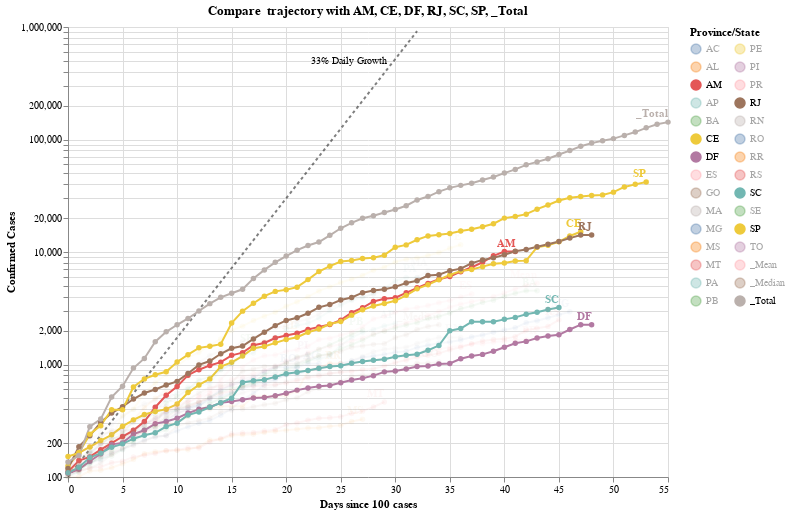

This figure's notebook cell:
### Code cell
#hide_input
preselected_items = ['AM','CE','DF','RJ','SC','SP','_Total']
max_date = dff2[DATE_COLUMN].max()
color_domain = list(dff2[STATE_COLUMN].unique())
y_domain_max = pow(10, math.ceil(math.log10(dff['Confirmed Cases'].max())))
ref_max_day = math.ceil(math.log(y_domain_max / SINCE_CASES_NUM, 1.33))

def make_since_chart(highlight_items=[], preselected_items=preselected_items):
    selection = alt.selection_multi(fields=[STATE_COLUMN], bind='legend', 
                                    init=[{STATE_COLUMN: x} for x in highlight_items + preselected_items])

    base = alt.Chart(dff2, width=CHART_WIDTH, height=CHART_HEIGHT).encode(
        x='Days since 100 cases:Q',
        y=alt.Y('Confirmed Cases:Q', scale=alt.Scale(type='log')),
        color=alt.Color(STATE_COLUMN+':N', scale=alt.Scale(domain=color_domain), legend=alt.Legend(columns=math.ceil(len(color_domain)/26), symbolLimit=len(color_domain))),
        tooltip=list(dff2),
        opacity=alt.condition(selection, alt.value(1), alt.value(0.05))
    )
    max_day = dff2['Days since 100 cases'].max()
    ref = pd.DataFrame([[x, 100*1.33**x] for x in range(ref_max_day)], columns=['Days since 100 cases', 'Confirmed Cases'])
    base_ref = alt.Chart(ref).encode(x='Days since 100 cases:Q', y='Confirmed Cases:Q')
    return (
        base_ref.mark_line(color='black', opacity=.5, strokeDash=[3,3]) +
        base_ref.transform_filter(
            alt.datum['Days since 100 cases'] >= ref_max_day - 1
        ).mark_text(dx=-30, dy=30, align='right', fontSize=10, text='33% Daily Growth') +
        base.mark_line(point=True).add_selection(selection) + 
        base.transform_filter(
            alt.datum[DATE_COLUMN] >= int(max_date.timestamp() * 1000)
        ).mark_text(dy=-8, align='right', fontWeight='bold').encode(text=STATE_COLUMN+':N')
    ).properties(
        title=f"Compare {', '.join(highlight_items)} trajectory with {', '.join(preselected_items)}"
    )
chart = make_since_chart()
chart

### Figure 1 — Vega-Lite specification as saved in the notebook (floating-point values rounded to 4 significant figures; data arrays with more than 128 entries replaced by an {"elided": "..."} marker saying what was removed)
{"config": {"view": {"continuousWidth": 400, "continuousHeight": 300}}, "layer": [{"mark": {"type": "line", "color": "black", "opacity": 0.5, "strokeDash": [3, 3]}, "encoding": {"x": {"type": "quantitative", "field": "Days since 100 cases"}, "y": {"type": "quantitative", "field": "Confirmed Cases"}}}, {"mark": {"type": "text", "align": "right", "dx": -30, "dy": 30, "fontSize": 10, "text": "33% Daily Growth"}, "encoding": {"x": {"type": "quantitative", "field": "Days since 100 cases"}, "y": {"type": "quantitative", "field": "Confirmed Cases"}}, "transform": [{"filter": "(datum['Days since 100 cases'] >= 32)"}]}, {"data": {"name": "data-2f8eb14a08407cc0307a78c95ecd1452"}, "mark": {"type": "line", "point": true}, "encoding": {"color": {"type": "nominal", "field": "Province/State", "legend": {"columns": 2, "symbolLimit": 30}, "scale": {"domain": ["AC", "AL", "AM", "AP", "BA", "CE", "DF", "ES", "GO", "MA", "MG", "MS", "MT", "PA", "PB", "PE", "PI", "PR", "RJ", "RN", "RO", "RR", "RS", "SC", "SE", "SP", "TO", "_Mean", "_Median", "_Total"]}}, "opacity": {"condition": {"value": 1, "selection": "selector001"}, "value": 0.05}, "tooltip": [{"type": "nominal", "field": "Province/State"}, {"type": "temporal", "field": "Date"}, {"type": "quantitative", "field": "Confirmed Cases"}, {"type": "quantitative", "field": "Days since 100 cases"}], "x": {"type": "quantitative", "field": "Days since 100 cases"}, "y": {"type": "quantitative", "field": "Confirmed Cases", "scale": {"type": "log"}}}, "height": 450, "selection": {"selector001": {"type": "multi", "fields": ["Province/State"], "bind": "legend", "init": [{"Province/State": "AM"}, {"Province/State": "CE"}, {"Province/State": "DF"}, {"Province/State": "RJ"}, {"Province/State": "SC"}, {"Province/State": "SP"}, {"Province/State": "_Total"}]}}, "width": 600}, {"data": {"name": "data-2f8eb14a08407cc0307a78c95ecd1452"}, "mark": {"type": "text", "align": "right", "dy": -8, "fontWeight": "bold"}, "encoding": {"color": {"type": "nominal", "field": "Province/State", "legend": {"columns": 2, "symbolLimit": 30}, "scale": {"domain": ["AC", "AL", "AM", "AP", "BA", "CE", "DF", "ES", "GO", "MA", "MG", "MS", "MT", "PA", "PB", "PE", "PI", "PR", "RJ", "RN", "RO", "RR", "RS", "SC", "SE", "SP", "TO", "_Mean", "_Median", "_Total"]}}, "opacity": {"condition": {"value": 1, "selection": "selector001"}, "value": 0.05}, "text": {"type": "nominal", "field": "Province/State"}, "tooltip": [{"type": "nominal", "field": "Province/State"}, {"type": "temporal", "field": "Date"}, {"type": "quantitative", "field": "Confirmed Cases"}, {"type": "quantitative", "field": "Days since 100 cases"}], "x": {"type": "quantitative", "field": "Days since 100 cases"}, "y": {"type": "quantitative", "field": "Confirmed Cases", "scale": {"type": "log"}}}, "height": 450, "transform": [{"filter": "(datum['Date'] >= 1588896000000)"}], "width": 600}], "data": {"name": "data-63b6235af8d9f3b4310b3dfc5ee2914a"}, "title": "Compare  trajectory with AM, CE, DF, RJ, SC, SP, _Total", "$schema": "https://vega.github.io/schema/vega-lite/v4.8.1.json", "datasets": {"data-63b6235af8d9f3b4310b3dfc5ee2914a": [{"Days since 100 cases": 0, "Confirmed Cases": 100.0}, {"Days since 100 cases": 1, "Confirmed Cases": 133.0}, {"Days since 100 cases": 2, "Confirmed Cases": 176.9}, {"Days since 100 cases": 3, "Confirmed Cases": 235.3}, {"Days since 100 cases": 4, "Confirmed Cases": 312.9}, {"Days since 100 cases": 5, "Confirmed Cases": 416.2}, {"Days since 100 cases": 6, "Confirmed Cases": 553.5}, {"Days since 100 cases": 7, "Confirmed Cases": 736.1}, {"Days since 100 cases": 8, "Confirmed Cases": 979.1}, {"Days since 100 cases": 9, "Confirmed Cases": 1302.0}, {"Days since 100 cases": 10, "Confirmed Cases": 1732.0}, {"Days since 100 cases": 11, "Confirmed Cases": 2303.0}, {"Days since 100 cases": 12, "Confirmed Cases": 3064.0}, {"Days since 100 cases": 13, "Confirmed Cases": 4074.0}, {"Days since 100 cases": 14, "Confirmed Cases": 5419.0}, {"Days since 100 cases": 15, "Confirmed Cases": 7207.0}, {"Days since 100 cases": 16, "Confirmed Cases": 9586.0}, {"Days since 100 cases": 17, "Confirmed Cases": 12750.0}, {"Days since 100 cases": 18, "Confirmed Cases": 16960.0}, {"Days since 100 cases": 19, "Confirmed Cases": 22550.0}, {"Days since 100 cases": 20, "Confirmed Cases": 29990.0}, {"Days since 100 cases": 21, "Confirmed Cases": 39890.0}, {"Days since 100 cases": 22, "Confirmed Cases": 53060.0}, {"Days since 100 cases": 23, "Confirmed Cases": 70560.0}, {"Days since 100 cases": 24, "Confirmed Cases": 93850.0}, {"Days since 100 cases": 25, "Confirmed Cases": 124800.0}, {"Days since 100 cases": 26, "Confirmed Cases": 166000.0}, {"Days since 100 cases": 27, "Confirmed Cases": 220800.0}, {"Days since 100 cases": 28, "Confirmed Cases": 293700.0}, {"Days since 100 cases": 29, "Confirmed Cases": 390600.0}, {"Days since 100 cases": 30, "Confirmed Cases": 519500.0}, {"Days since 100 cases": 31, "Confirmed Cases": 690900.0}, {"Days since 100 cases": 32, "Confirmed Cases": 918900.0}], "data-2f8eb14a08407cc0307a78c95ecd1452": {"elided": "1081 records"}}}
